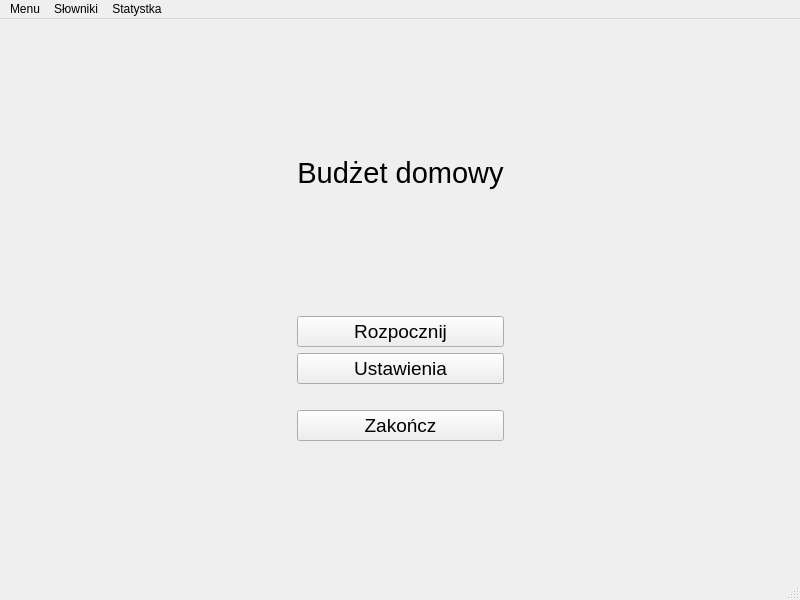
<?xml version="1.0" encoding="UTF-8"?>
<ui version="4.0">
 <class>MainWindow</class>
 <widget class="QMainWindow" name="MainWindow">
  <property name="geometry">
   <rect>
    <x>0</x>
    <y>0</y>
    <width>800</width>
    <height>600</height>
   </rect>
  </property>
  <property name="windowTitle">
   <string>GL-Money beta</string>
  </property>
  <widget class="QWidget" name="centralwidget">
   <layout class="QVBoxLayout" name="verticalLayout">
    <item>
     <widget class="QStackedWidget" name="stackedWidget">
      <property name="currentIndex">
       <number>0</number>
      </property>
      <widget class="QWidget" name="page">
       <layout class="QHBoxLayout" name="horizontalLayout">
        <item>
         <spacer name="horizontalSpacer">
          <property name="orientation">
           <enum>Qt::Horizontal</enum>
          </property>
          <property name="sizeHint" stdset="0">
           <size>
            <width>40</width>
            <height>20</height>
           </size>
          </property>
         </spacer>
        </item>
        <item>
         <layout class="QVBoxLayout" name="verticalLayout_2">
          <item>
           <spacer name="verticalSpacer_3">
            <property name="orientation">
             <enum>Qt::Vertical</enum>
            </property>
            <property name="sizeHint" stdset="0">
             <size>
              <width>20</width>
              <height>40</height>
             </size>
            </property>
           </spacer>
          </item>
          <item>
           <widget class="QLabel" name="label">
            <property name="font">
             <font>
              <pointsize>22</pointsize>
             </font>
            </property>
            <property name="text">
             <string>Budżet domowy</string>
            </property>
            <property name="textFormat">
             <enum>Qt::AutoText</enum>
            </property>
            <property name="alignment">
             <set>Qt::AlignCenter</set>
            </property>
           </widget>
          </item>
          <item>
           <spacer name="verticalSpacer_2">
            <property name="orientation">
             <enum>Qt::Vertical</enum>
            </property>
            <property name="sizeHint" stdset="0">
             <size>
              <width>20</width>
              <height>40</height>
             </size>
            </property>
           </spacer>
          </item>
          <item>
           <widget class="QPushButton" name="pushButton">
            <property name="font">
             <font>
              <pointsize>14</pointsize>
             </font>
            </property>
            <property name="text">
             <string>Rozpocznij</string>
            </property>
           </widget>
          </item>
          <item>
           <widget class="QPushButton" name="pushButton_2">
            <property name="font">
             <font>
              <pointsize>14</pointsize>
             </font>
            </property>
            <property name="text">
             <string>Ustawienia</string>
            </property>
           </widget>
          </item>
          <item>
           <spacer name="verticalSpacer_4">
            <property name="orientation">
             <enum>Qt::Vertical</enum>
            </property>
            <property name="sizeType">
             <enum>QSizePolicy::Maximum</enum>
            </property>
            <property name="sizeHint" stdset="0">
             <size>
              <width>20</width>
              <height>20</height>
             </size>
            </property>
           </spacer>
          </item>
          <item>
           <widget class="QPushButton" name="pushButton_3">
            <property name="font">
             <font>
              <pointsize>14</pointsize>
             </font>
            </property>
            <property name="text">
             <string>Zakończ</string>
            </property>
           </widget>
          </item>
          <item>
           <spacer name="verticalSpacer">
            <property name="orientation">
             <enum>Qt::Vertical</enum>
            </property>
            <property name="sizeHint" stdset="0">
             <size>
              <width>20</width>
              <height>40</height>
             </size>
            </property>
           </spacer>
          </item>
         </layout>
        </item>
        <item>
         <spacer name="horizontalSpacer_2">
          <property name="orientation">
           <enum>Qt::Horizontal</enum>
          </property>
          <property name="sizeHint" stdset="0">
           <size>
            <width>40</width>
            <height>20</height>
           </size>
          </property>
         </spacer>
        </item>
       </layout>
      </widget>
      <widget class="QWidget" name="page_2">
       <layout class="QVBoxLayout" name="verticalLayout_4">
        <item>
         <layout class="QVBoxLayout" name="verticalLayout_3">
          <item>
           <layout class="QHBoxLayout" name="horizontalLayout_2">
            <item>
             <layout class="QFormLayout" name="formLayout">
              <item row="0" column="0">
               <widget class="QLabel" name="label_2">
                <property name="font">
                 <font>
                  <pointsize>14</pointsize>
                 </font>
                </property>
                <property name="text">
                 <string>Konto</string>
                </property>
               </widget>
              </item>
              <item row="0" column="1">
               <widget class="QComboBox" name="comboBox_account">
                <property name="font">
                 <font>
                  <pointsize>12</pointsize>
                 </font>
                </property>
                <property name="whatsThis">
                 <string>&lt;html&gt;&lt;head/&gt;&lt;body&gt;&lt;p&gt;&lt;span style=&quot; font-family:'Open Sans','Helvetica'; font-size:15px; font-weight:600; color:#333333;&quot;&gt;Konto (Account)&lt;/span&gt;&lt;span style=&quot; font-family:'Open Sans','Helvetica'; font-size:15px; color:#333333;&quot;&gt; – czyli czym płacimy za dany zakup, albo na które konto wpada dany przychód.  Oddzielnym kontem są: konto ROR, konto oszczędnościowe, lokata, ale także karta kredytowa i gotówka.&lt;/span&gt;&lt;/p&gt;&lt;/body&gt;&lt;/html&gt;</string>
                </property>
               </widget>
              </item>
              <item row="1" column="0">
               <widget class="QLabel" name="label_3">
                <property name="font">
                 <font>
                  <pointsize>14</pointsize>
                 </font>
                </property>
                <property name="text">
                 <string>Data</string>
                </property>
               </widget>
              </item>
              <item row="1" column="1">
               <widget class="QDateEdit" name="dateEdit">
                <property name="font">
                 <font>
                  <pointsize>12</pointsize>
                 </font>
                </property>
               </widget>
              </item>
              <item row="2" column="1">
               <widget class="QPushButton" name="pushButton_4">
                <property name="text">
                 <string>Wybierz datę</string>
                </property>
               </widget>
              </item>
             </layout>
            </item>
            <item>
             <spacer name="horizontalSpacer_3">
              <property name="orientation">
               <enum>Qt::Horizontal</enum>
              </property>
              <property name="sizeHint" stdset="0">
               <size>
                <width>40</width>
                <height>20</height>
               </size>
              </property>
             </spacer>
            </item>
            <item>
             <widget class="QCalendarWidget" name="calendarWidget"/>
            </item>
           </layout>
          </item>
          <item>
           <spacer name="verticalSpacer_5">
            <property name="orientation">
             <enum>Qt::Vertical</enum>
            </property>
            <property name="sizeHint" stdset="0">
             <size>
              <width>20</width>
              <height>40</height>
             </size>
            </property>
           </spacer>
          </item>
          <item>
           <layout class="QHBoxLayout" name="horizontalLayout_3">
            <item>
             <layout class="QFormLayout" name="formLayout_2">
              <item row="0" column="0">
               <widget class="QLabel" name="label_4">
                <property name="font">
                 <font>
                  <pointsize>14</pointsize>
                 </font>
                </property>
                <property name="frameShape">
                 <enum>QFrame::NoFrame</enum>
                </property>
                <property name="text">
                 <string>Płatnik / Płacący / Kontrahent</string>
                </property>
               </widget>
              </item>
              <item row="0" column="1">
               <widget class="QComboBox" name="comboBox_payee">
                <property name="font">
                 <font>
                  <pointsize>12</pointsize>
                 </font>
                </property>
                <property name="whatsThis">
                 <string>&lt;html&gt;&lt;head/&gt;&lt;body&gt;&lt;p&gt;&lt;span style=&quot; font-family:'Open Sans','Helvetica'; font-size:15px; font-weight:600; color:#333333;&quot;&gt;Płatnik / Płacący / Kontrahent (Payee)&lt;/span&gt;&lt;span style=&quot; font-family:'Open Sans','Helvetica'; font-size:15px; color:#333333;&quot;&gt; – czyli komu płacimy lub kto nam płaci: nazwa firmy, nazwa sklepu, nazwa urzędu&lt;/span&gt;&lt;/p&gt;&lt;/body&gt;&lt;/html&gt;</string>
                </property>
               </widget>
              </item>
              <item row="1" column="0">
               <widget class="QLabel" name="label_5">
                <property name="font">
                 <font>
                  <pointsize>14</pointsize>
                 </font>
                </property>
                <property name="frameShape">
                 <enum>QFrame::NoFrame</enum>
                </property>
                <property name="text">
                 <string>Kwota</string>
                </property>
               </widget>
              </item>
              <item row="1" column="1">
               <widget class="QLineEdit" name="lineEdit_amount">
                <property name="font">
                 <font>
                  <pointsize>12</pointsize>
                  <weight>75</weight>
                  <bold>true</bold>
                 </font>
                </property>
               </widget>
              </item>
              <item row="2" column="0" colspan="2">
               <widget class="QCheckBox" name="checkBox_isIncome">
                <property name="font">
                 <font>
                  <pointsize>14</pointsize>
                 </font>
                </property>
                <property name="text">
                 <string>Wpływ</string>
                </property>
               </widget>
              </item>
             </layout>
            </item>
            <item>
             <spacer name="horizontalSpacer_4">
              <property name="orientation">
               <enum>Qt::Horizontal</enum>
              </property>
              <property name="sizeHint" stdset="0">
               <size>
                <width>40</width>
                <height>20</height>
               </size>
              </property>
             </spacer>
            </item>
            <item>
             <layout class="QFormLayout" name="formLayout_3">
              <item row="0" column="0">
               <widget class="QLabel" name="label_6">
                <property name="font">
                 <font>
                  <pointsize>14</pointsize>
                 </font>
                </property>
                <property name="text">
                 <string>Członek rodziny / Centrum kosztów</string>
                </property>
               </widget>
              </item>
              <item row="0" column="1">
               <widget class="QComboBox" name="comboBox_member">
                <property name="font">
                 <font>
                  <pointsize>12</pointsize>
                 </font>
                </property>
                <property name="whatsThis">
                 <string>&lt;html&gt;&lt;head/&gt;&lt;body&gt;&lt;p&gt;&lt;span style=&quot; font-family:'Open Sans','Helvetica'; font-size:15px; font-weight:600; color:#333333;&quot;&gt;Członek rodziny (Family member)&lt;/span&gt;&lt;span style=&quot; font-family:'Open Sans','Helvetica'; font-size:15px; color:#333333;&quot;&gt; – czyli kogo dotyczy dana transakcja, np. kupiliśmy podręczniki dla Córki, zapłaciliśmy za lekcje angielskiego dla Syna, kupiliśmy buty dla siebie itp. Dla mnie “Family member” to nie tylko członkowie rodziny, ale każde centrum kosztów, np. Mieszkanie 1, Mieszkanie 2, Działka.&lt;/span&gt;&lt;/p&gt;&lt;/body&gt;&lt;/html&gt;</string>
                </property>
               </widget>
              </item>
              <item row="1" column="0">
               <widget class="QLabel" name="label_7">
                <property name="font">
                 <font>
                  <pointsize>14</pointsize>
                 </font>
                </property>
                <property name="text">
                 <string>Kategoria</string>
                </property>
               </widget>
              </item>
              <item row="2" column="0">
               <widget class="QLabel" name="label_8">
                <property name="font">
                 <font>
                  <pointsize>14</pointsize>
                 </font>
                </property>
                <property name="text">
                 <string>Podkategoria</string>
                </property>
               </widget>
              </item>
              <item row="1" column="1">
               <widget class="QComboBox" name="comboBox_category">
                <property name="font">
                 <font>
                  <pointsize>12</pointsize>
                 </font>
                </property>
               </widget>
              </item>
              <item row="2" column="1">
               <widget class="QComboBox" name="comboBox_subcategory">
                <property name="font">
                 <font>
                  <pointsize>12</pointsize>
                 </font>
                </property>
               </widget>
              </item>
             </layout>
            </item>
           </layout>
          </item>
          <item>
           <spacer name="verticalSpacer_6">
            <property name="orientation">
             <enum>Qt::Vertical</enum>
            </property>
            <property name="sizeHint" stdset="0">
             <size>
              <width>20</width>
              <height>40</height>
             </size>
            </property>
           </spacer>
          </item>
          <item>
           <widget class="QLabel" name="label_9">
            <property name="font">
             <font>
              <pointsize>14</pointsize>
             </font>
            </property>
            <property name="text">
             <string>Notatka</string>
            </property>
           </widget>
          </item>
          <item>
           <widget class="QTextEdit" name="textEdit"/>
          </item>
          <item>
           <layout class="QHBoxLayout" name="horizontalLayout_4">
            <item>
             <widget class="QPushButton" name="pushButton_Back">
              <property name="font">
               <font>
                <pointsize>14</pointsize>
               </font>
              </property>
              <property name="text">
               <string>Wstecz</string>
              </property>
             </widget>
            </item>
            <item>
             <widget class="QPushButton" name="pushButton_Commit">
              <property name="font">
               <font>
                <pointsize>14</pointsize>
               </font>
              </property>
              <property name="text">
               <string>Dodaj transakcję</string>
              </property>
             </widget>
            </item>
           </layout>
          </item>
         </layout>
        </item>
       </layout>
      </widget>
      <widget class="QWidget" name="page_3"/>
     </widget>
    </item>
   </layout>
  </widget>
  <widget class="QMenuBar" name="menubar">
   <property name="geometry">
    <rect>
     <x>0</x>
     <y>0</y>
     <width>800</width>
     <height>21</height>
    </rect>
   </property>
   <widget class="QMenu" name="menuMenu">
    <property name="title">
     <string>Menu</string>
    </property>
   </widget>
   <widget class="QMenu" name="menuS_owniki">
    <property name="title">
     <string>Słowniki</string>
    </property>
    <widget class="QMenu" name="menuP_atnicy">
     <property name="title">
      <string>Płatnicy</string>
     </property>
     <addaction name="actionDodaj_Nowego_atnika"/>
    </widget>
    <addaction name="menuP_atnicy"/>
   </widget>
   <widget class="QMenu" name="menuStatystka">
    <property name="title">
     <string>Statystka</string>
    </property>
    <addaction name="actionRaport_roczny"/>
   </widget>
   <addaction name="menuMenu"/>
   <addaction name="menuS_owniki"/>
   <addaction name="menuStatystka"/>
  </widget>
  <widget class="QStatusBar" name="statusbar"/>
  <action name="actionDodaj_Nowego_atnika">
   <property name="text">
    <string>Dodaj Nowego Płatnika</string>
   </property>
  </action>
  <action name="actionRaport_roczny">
   <property name="text">
    <string>Raport roczny</string>
   </property>
  </action>
 </widget>
 <resources/>
 <connections/>
</ui>
